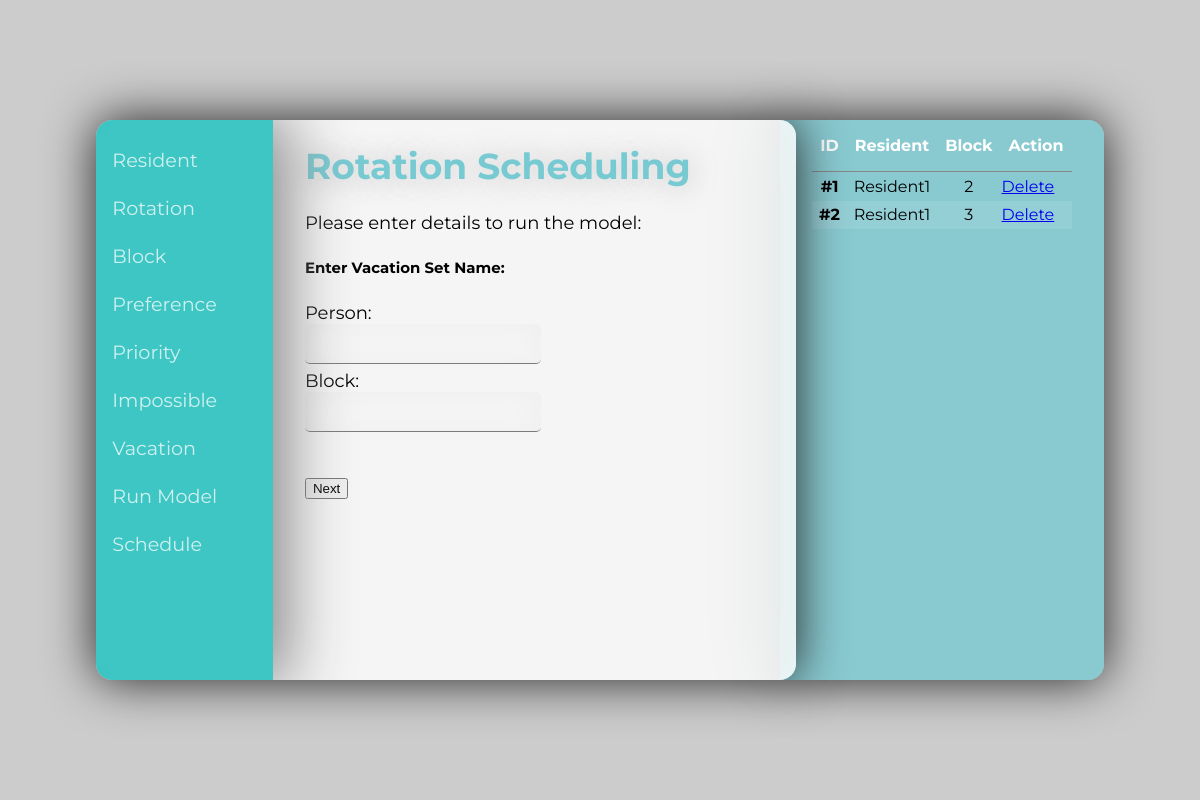
/vacation, run on the app's committed database.
### main.py (models this page shows, shortened)
class Store_Vacation_data(db.Model):
  __tablename__ = 'vacation'
  vacId = db.Column('Rotation_id', db.Integer, primary_key = True) # Primary Key
  residentname = db.Column('Resident_name', db.String(50))
  block = db.Column('Block', db.String(50))

### main.py (the view, shortened to what this page needs)
@app.route('/vacation', methods=['GET', 'POST'])
def vacation():
  result = False
  if not os.path.exists(os.path.join(basedir, 'data.db')):
    db.create_all()
  vacDatas = Store_Vacation_data.query.all()
  return render_template('vacation.html', result=result,vacDatas=vacDatas)

### templates/vacation.html (shortened to what this page needs)
{% extends 'base.html' %}
{% block content %}
    <div id="calc" >
      <h1>Rotation Scheduling </h1>
      <p>Please enter details to run the model:</p>
      <form action="{{ url_for('vacation') }}" method="POST">
        <h5>Enter Vacation Set Name:</h5>
        <label> Person: <input type="text" name="vac_people" required></label>
        <label> Block: <input type="number" name="vac_block" min="1" required></label>
        <br><br>
        <input type="submit" name="next" value="Next">
      </form>
      <br><br>
</div>
{% endblock %}
{% block listItems %}
<table class="rtable">
  <thead class="thead">
    <tr class="list-header">
      <th scope="col" class="tcolumn">ID</th>
      <th scope="col" class="tcolumn">Resident</th>
      <th scope="col" class="tcolumn">Block</th>
      <th scope="col" class="tcolumn">Action</th>
    </tr>
  </thead>
  <tbody class="tbody">
    {% for vacData in vacDatas %}
    <tr class="list-item" >
      <th scope="row">#{{ vacData.vacId }}</th>
      <td style="text-align: center;">{{ vacData.residentname }}</td>
      <td style="text-align: center;">{{ vacData.block }}</td>
      <td><a href = "/deleteVacation/{{vacData.vacId}}"> Delete </a></td>
    </tr>
{% endfor %}
  </tbody>
</table>
{% endblock %}

### templates/base.html (style rules this page uses)
html { --primary: #78CAD2; --darker: #62A8AC; --fg: white; --button: linear-gradient(45deg, rgba(1,196,191,0.8) 0%, rgba(120,202,210,1) 50%, rgba(1,196,191,0.8) 100%); font-family: 'Montserrat', sans-serif; }
input[type=number], input[type=text] { border: 0; box-sizing: border-box; border-bottom: 1px solid rgba(3, 3, 3, 0.5); border-radius: 0.3rem; font-size: large; background-color: inherit; display: block; line-height: 2rem; box-shadow: inset 0px 2px 30px #EEE; height: 2.5rem; transition: border 0.25s ease-out; }
label { display: block; margin-top: 0.4rem; }
h1 { color: var(--primary); text-shadow: 1px 1px 30px #bbb; }
* { box-sizing: border-box; }
table { border-collapse: collapse; }
.list-header { color: var(--fg); text-align: center; border-bottom: #888 solid 1px; }
.tcolumn { padding: 0 0.5rem 1rem 0.5rem; }
.list-item { transition: transform 0.25s ease-out; }
.list-item th { padding-top: 0.3rem; padding-bottom: 0.3rem; }
tbody tr:nth-child(even) { background-color: rgba(255, 255, 255, 0.1); }

### data on the page
Store_Vacation_data: vacId "1", residentname "Resident1", block "2"
Store_Vacation_data: vacId "2", residentname "Resident1", block "3"
